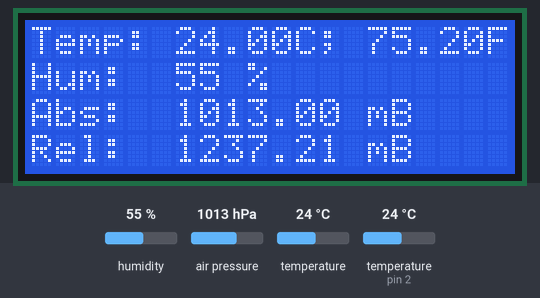
Simulated run of this sketch. Board: Arduino Uno, built with avr-gcc and run on an emulated ATmega328P. Parts: 20×4 character LCD. The test bench sets the inputs (shaded band); at power-on: temperature 24 °C, humidity 55 %, air pressure 1013 hPa, temperature (sensor on pin 2) 24 °C. What the sketch prints to the serial monitor is not drawn.

Above: at 6.2 s.
6.3 s: temperature (sensor 0) set to 41 °C
At 8.7 s:
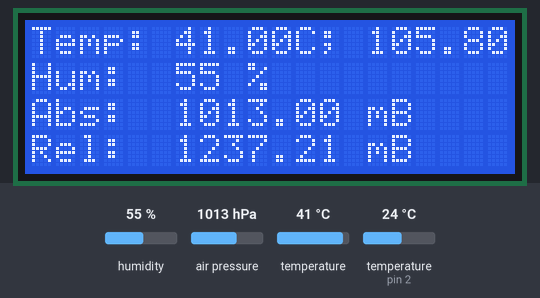
12.4 s: humidity set to 22 %
At 14.8 s:
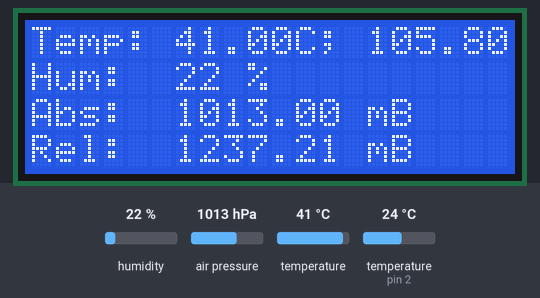
15.2 s: air pressure set to 952 hPa
At 17.2 s:
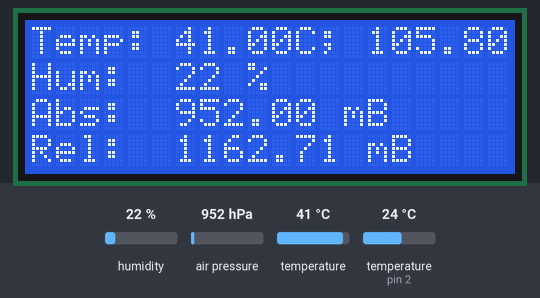
19.3 s: humidity set to 40 %
At 20.9 s:
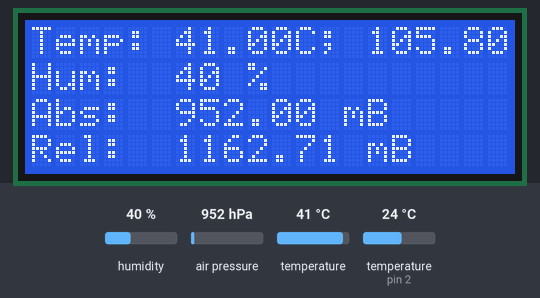
22.0 s: air pressure set to 975 hPa
At 23.3 s:
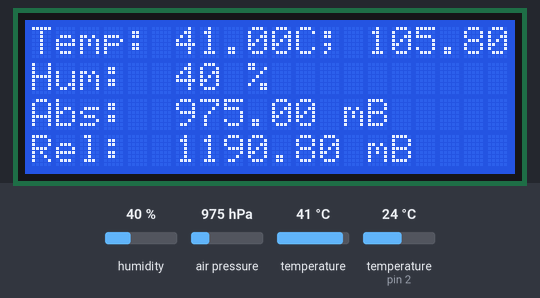
25.7 s: humidity set to 68 %
At 26.9 s:
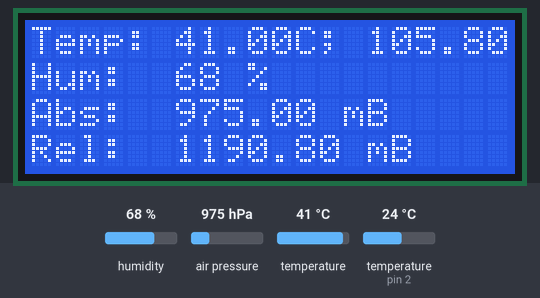
Timing chart, 0 to 28.7 s (numbered marks = the images above; inputs shaded):
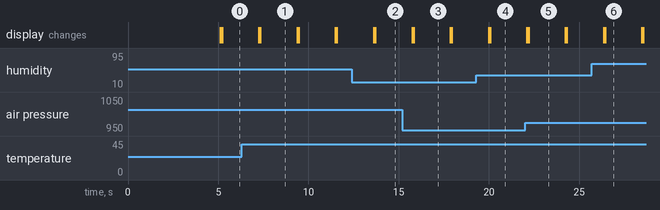

Measured:
- after the input at 6.3 s, the display: first differs from a run without the input after 1.0 s (image 1)
- after the input at 12.4 s, the display: first changes after 1.2 s (image 2 shows a later state)
- after the input at 15.2 s, the display: first differs from a run without the input after 0.62 s (image 3)
- after the input at 19.3 s, the display: first changes after 0.68 s (image 4 shows a later state)
- after the input at 22.0 s, the display: first differs from a run without the input after 0.19 s (image 5)
- after the input at 25.7 s, the display: first changes after 0.65 s (image 6 shows a later state)
- what the display in image 1 shows lasts 2.1 s, from 7.3 s to 9.4 s

The sketch:

Barometric__Humidity__Temperature.ino
```cpp
#include <SFE_BMP180.h>
#include <Wire.h>
#include <LiquidCrystal_I2C.h>
#include <SimpleDHT.h>

SFE_BMP180 pressure;
LiquidCrystal_I2C lcd(0x27, 20, 4);
int pinDHT11 = 2;
SimpleDHT11 dht11(pinDHT11);

#define ALTITUDE 1655.0 // Altitude of SparkFun's HQ in Boulder, CO. in meters

void setup()
{
  Serial.begin(9600);
  Serial.println("REBOOT");
  lcd.begin();
  lcd.backlight();
  lcd.setCursor(6, 0);
  lcd.print("WELCOME");
  lcd.setCursor(9, 1);
  lcd.print("TO");
  lcd.setCursor(5, 2);
  lcd.print("CREATELABZ");
  delay(5000);
  lcd.clear();

  if (pressure.begin())
    Serial.println("BMP180 init success");
  else
  {

    Serial.println("BMP180 init fail\n\n");
    lcd.setCursor(0, 0);
    lcd.print("Check BMP180");
    while(1); // Pause forever.
  }
}

void loop()
{
  lcd.clear();
  char status;
  double T,P,p0,a;

  byte temperature = 0;
  byte humidity = 0;
  int err = SimpleDHTErrSuccess;
  // error exist maybe because of lost connection or module failure
  if ((err = dht11.read(&temperature, &humidity, NULL)) != SimpleDHTErrSuccess) {
    Serial.print("Read DHT11 failed, err=");
    Serial.print(SimpleDHTErrCode(err));
    Serial.print(",");
    Serial.println(SimpleDHTErrDuration(err));
    lcd.setCursor(0, 1);
    lcd.print("Hum:  err");
    delay(1000);
    return;
  }
  lcd.setCursor(0, 1);
  lcd.print("Hum:  ");
  lcd.print((int)humidity);
  lcd.print(" %");
  Serial.print("Sample OK: ");
  Serial.print("Humidity: ");
  Serial.print((int)humidity);
  Serial.println(" %");

  status = pressure.startTemperature();
  if (status != 0)
  {
    delay(status);
    status = pressure.getTemperature(T);
    if (status != 0)
    {
      // Print out the measurement:
      lcd.setCursor(0, 0);
      lcd.print("Temp: ");
      lcd.print(T,2);
      lcd.print("C; ");
      lcd.print((9.0/5.0)*T+32.0,2);
      lcd.print("F");
      Serial.print("temperature: ");
      Serial.print(T,2);
      Serial.print(" deg C, ");
      Serial.print((9.0/5.0)*T+32.0,2);
      Serial.println(" deg F");

      // Start a pressure measurement:
      // The parameter is the oversampling setting, from 0 to 3 (highest res, longest wait).
      // If request is successful, the number of ms to wait is returned.
      // If request is unsuccessful, 0 is returned.

      status = pressure.startPressure(3);
      if (status != 0)
      {
        delay(status);

        // Retrieve the completed pressure measurement:
        // Note that the measurement is stored in the variable P.
        // Note also that the function requires the previous temperature measurement (T).
        // (If temperature is stable, you can do one temperature measurement for a number of pressure measurements.)
        // Function returns 1 if successful, 0 if failure.

        status = pressure.getPressure(P,T);
        if (status != 0)
        {
          lcd.setCursor(0, 2);
          lcd.print("Abs:  ");
          lcd.print(P,2);
          lcd.print(" mB");
          Serial.print("absolute pressure: ");
          Serial.print(P,2);
          Serial.println(" mB");

          // The pressure sensor returns abolute pressure, which varies with altitude.
          // To remove the effects of altitude, use the sealevel function and your current altitude.
          // This number is commonly used in weather reports.
          // Parameters: P = absolute pressure in mb, ALTITUDE = current altitude in m.
          // Result: p0 = sea-level compensated pressure in mb

          p0 = pressure.sealevel(P,ALTITUDE); // we're at 1655 meters (Boulder, CO)
          lcd.setCursor(0, 3);
          lcd.print("Rel:  ");
          lcd.print(p0,2);
          lcd.print(" mB");
          Serial.print("relative (sea-level) pressure: ");
          Serial.print(p0,2);
          Serial.println(" mB");
        }
        else Serial.println("error retrieving pressure measurement\n");
      }
      else Serial.println("error starting pressure measurement\n");
    }
    else Serial.println("error retrieving temperature measurement\n");
  }
  else Serial.println("error starting temperature measurement\n");

  delay(2000);

}
```
